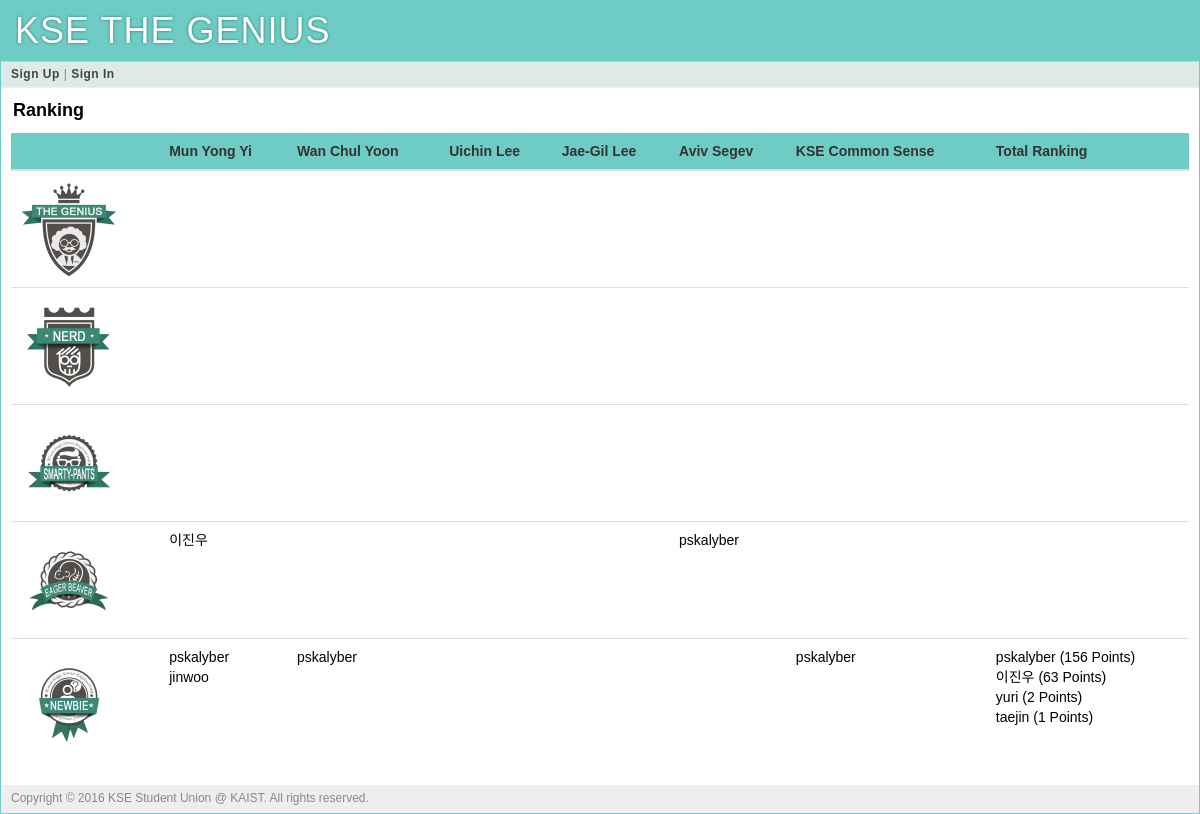
Page /ranking on the committed database.
### tables this page shows
CREATE TABLE "user" (
	`user_id`	integer PRIMARY KEY AUTOINCREMENT,
	`username`	string NOT NULL,
	`name`	string NOT NULL,
	`pw_hash`	string NOT NULL,
	`munyi_point`	integer DEFAULT 0,
	`munyi_last_quiz`	integer DEFAULT 0,
	`wcyoon_point`	integer DEFAULT 0,
	`wcyoon_last_quiz`	integer DEFAULT 0,
	`uclee_point`	integer DEFAULT 0,
	`uclee_last_quiz`	integer DEFAULT 0,
	`jaegil_point`	integer DEFAULT 0,
	`jaegil_last_quiz`	integer DEFAULT 0,
	`aviv_point`	integer DEFAULT 0,
	`aviv_last_quiz`	integer DEFAULT 0,
	`kse_point`	INTEGER DEFAULT 0,
	`kse_last_quiz`	INTEGER DEFAULT 0,
	`total_point`	integer DEFAULT 0
);

### main.py (the view)
@app.route('/')
@app.route('/ranking')
def ranking(post_id=None):
    MUNYI_QUIZ_CNT[1] = query_db('''SELECT count(id) FROM quiz WHERE professor_id="munyi"''', one=True)['count(id)']
    WCYOON_QUIZ_CNT[1] = query_db('''SELECT count(id) FROM quiz WHERE professor_id="wcyoon"''', one=True)['count(id)']
    UCLEE_QUIZ_CNT[1] = query_db('''SELECT count(id) FROM quiz WHERE professor_id="uclee"''', one=True)['count(id)']
    JAEGIL_QUIZ_CNT[1] = query_db('''SELECT count(id) FROM quiz WHERE professor_id="jaegil"''', one=True)['count(id)']
    AVIV_QUIZ_CNT[1] = query_db('''SELECT count(id) FROM quiz WHERE professor_id="aviv"''', one=True)['count(id)']
    KSE_QUIZ_CNT[1] = query_db('''SELECT count(id) FROM quiz WHERE professor_id="kse"''', one=True)['count(id)']
    TOTAL_MAX_POINT[1] = query_db('''SELECT SUM(quiz_value) FROM quiz''', one=True)['SUM(quiz_value)']
    total_score = collections.OrderedDict()
    total_score['genius'] = getUserList(80, 100)
    total_score['nerd'] = getUserList(60, 80)
    total_score['smarty-pants'] = getUserList(40, 60)
    total_score['eager_beaver'] = getUserList(20, 40)
    total_score['newbie'] = getUserList(0, 20)
    return render_template('ranking.html', total_score = total_score)

### main.py (called while the page is built)
def connect_db():
    return sqlite3.connect(app.config['DATABASE'])

def query_db(query, args=(), one=False):
    cur = g.db.execute(query, args)
    rv = [dict((cur.description[idx][0], value)
               for idx, value in enumerate(row)) for row in cur.fetchall()]
    return (rv[0] if rv else None) if one else rv

@app.before_request
def before_request():
    g.db = connect_db()
    g.user = None
    if 'user_id' in session:
        g.user = query_db('select * from user where user_id = ?',
                          [session['user_id']], one=True)

@app.teardown_request
def teardown_request(exception):
    if hasattr(g, 'db'):
        g.db.close()

### templates/ranking.html (shortened to what this page needs)
{% extends "layout.html" %}
{% block title %}
    Ranking
{% endblock %}
{% block body %}
	<div class="page-title">
		<span>{{ self.title() }}</span>
	</div>
  	<table class="table table-hover">
		<thead>
  			<tr style="background-color: #6ECCC4;">
  				<th></th>
  				<th>Mun Yong Yi</th>
  				<th>Wan Chul Yoon</th>
  				<th>Uichin Lee</th>
  				<th>Jae-Gil Lee</th>
  				<th>Aviv Segev</th>
  				<th>KSE Common Sense</th>
  				<th>Total Ranking</th>
  			</tr>
  		</thead>
  		<tbody>
			{% for badge, score in total_score.items() %}
			<tr>
				<td class="type hidden-xs">
					{% if badge=="newbie" %}
						<img src="{{ url_for('static', filename='img/badges/badge_1_newbie.png') }}" alt="Newbie" width="100px">
					{% elif badge=="eager_beaver" %}
						<img src="{{ url_for('static', filename='img/badges/badge_2_eager_beaver.png') }}" alt="Eager Beaver" width="100px">
					{% elif badge=="smarty-pants" %}
						<img src="{{ url_for('static', filename='img/badges/badge_3_smarty-pants.png') }}" alt="Smarty Pants" width="100px">
					{% elif badge=="nerd" %}
						<img src="{{ url_for('static', filename='img/badges/badge_4_nerd.png') }}" alt="Nerd" width="100px">
					{% elif badge=="genius" %}
						<img src="{{ url_for('static', filename='img/badges/badge_5_genius.png') }}" alt="Genius" width="100px">
					{% endif %}
				</td>
				{% for prof, rankers in score.items() %}
					<td class="post-table-title">
						{% for ranker in rankers %}
						<a href="">
							<span class="post-table-title">
								{{ ranker['username'] }}
								{% if prof == 'total_point' %}
									({{ ranker['total_point'] }} Points)
								{% endif %}
							</span>
						</a>
						<br>
						{% endfor %}
					</td>
				{% endfor %}
			</tr>
			{% endfor %}
  		</tbody>
	</table>
{% endblock %}

### templates/layout.html (shortened to what this page needs)
<!doctype html>
<html>
<head>
	<link rel="stylesheet" type="text/css" href="{{ url_for('static', filename='bootstrap.min.css') }}">
	<link rel="stylesheet" type="text/css" href="{{ url_for('static', filename='style.css') }}">
</head>
<div class="page">
	<h1>KSE THE GENIUS</h1>
	<div class="navigation">
		{% if g.user %}
			<a href="{{ url_for('course') }}">Quiz Home</a> |
			<a href="{{ url_for('ranking') }}">Ranking</a> |
			<a href="{{ url_for('logout') }}">Logout ({{ g.user.username }})</a>
		{% else %}
			<a href="{{ url_for('register') }}">Sign Up</a> |
			<a href="{{ url_for('login') }}">Sign In</a>
		{% endif %}
	</div>
	<div class="body">{% block body %}{% endblock %}</div>
	<div class="footer">Copyright © 2016 KSE Student Union @ KAIST. All rights reserved.</div>
</div>
</html>

### static/style.css (style rules this page uses)
a { color: black; }
a, a:focus, a:hover, a:active { outline: 0; text-decoration: none; }
div.page { background: white; border: 1px solid #6ECCC4; margin: auto; overflow-y: hidden; }
div.page h1 { background: #6ECCC4; margin: 0; padding: 10px 14px; color: white; letter-spacing: 1px; text-shadow: 0 0 3px #24776F; font-weight: normal; }
div.page div.navigation { background: #DEE9E8; padding: 4px 10px; border-top: 1px solid #ccc; border-bottom: 1px solid #eee; color: #888; font-size: 12px; letter-spacing: 0.5px; }
div.page div.navigation a { color: #444; font-weight: bold; }
div.page div.body { padding: 10px; }
div.page div.footer { background: #eee; color: #888; padding: 5px 10px; font-size: 12px; }
div.page-title { font-size: 18px; color: black; font-weight: bold; margin: 0px 0px 10px 2px; }

### rows in the picture
user: username "이진우", total_point "63"
user: username "pskalyber", total_point "156"
user: username "jinwoo"
user: username "yuri", total_point "2"
user: username "taejin", total_point "1"
